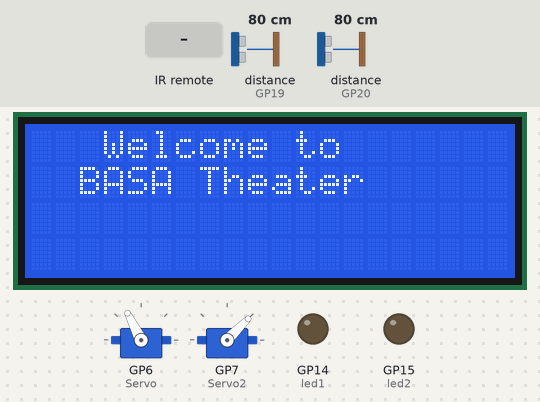
Simulated run of this program. Board: Raspberry Pi Pico running MicroPython. On the bench: 20×4 character LCD, 2 × servo, output pins drawn as LEDs (lit = HIGH). The test bench sets the inputs (shaded band); at power-on: distance to the obstacle (sensors on GP19, GP20) 80 cm. The echo pulse lasts 58.3 µs per cm; servo angles are drawn from the pulse width (0.5 ms = 0°, 2.5 ms = 180°); pins used as bus, display or sensor lines are not drawn; what the program prints to the serial console is not drawn.

Above: at 1.2 s.
1.3 s: distance to the obstacle (sensor on GP19) set to 120 cm
4.1 s: distance to the obstacle (sensor on GP19) set to 18 cm
7.1 s: distance to the obstacle (sensor on GP20) set to 18 cm
10.1 s: distance to the obstacle (sensor on GP19) set to 120 cm
13.1 s: distance to the obstacle (sensor on GP20) set to 2 cm
At 13.66 s:
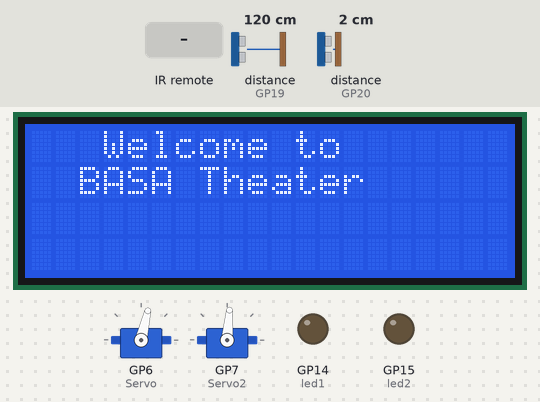
At 15.0 s:
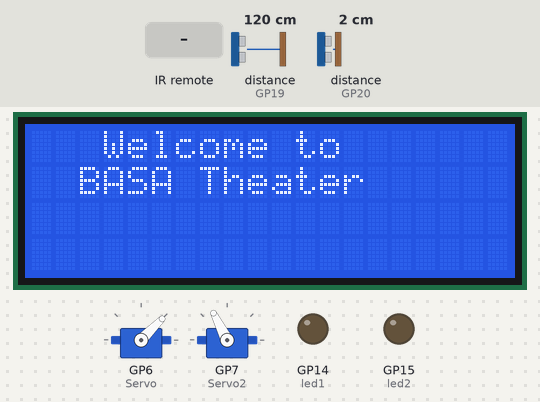
15.4 s: infrared code 0x0C received
At 16.93 s:
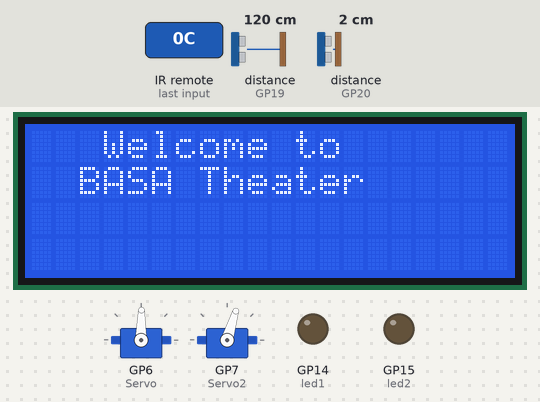
Timing chart, 0 to 18.7 s (numbered marks = the images above; inputs shaded):
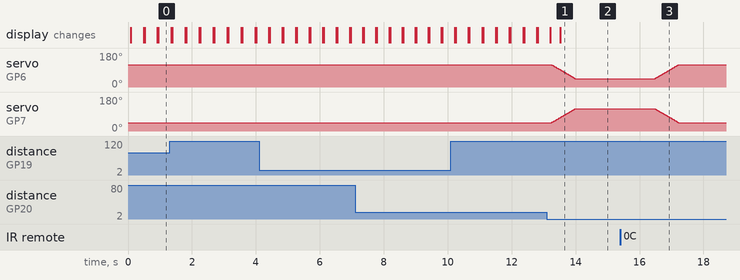

Measured:
- after the input at 13.1 s, servo on GP6 (Servo): moves from 117° to 45° over 0.72 s, starting after 0.15 s; servo on GP7 (Servo2): moves from 45° to 117° over 0.72 s, starting after 0.15 s
- after the input at 15.4 s, GP14 (led1), GP15 (led2): stays LOW (without the input it goes to HIGH after 1.9 s); servo on GP6 (Servo): goes on until 17.2 s, then stays 117°; servo on GP7 (Servo2): goes on until 17.2 s, then stays 45°

The program:

mini.py
```python
from machine import Pin,PWM,UART, I2C
from time import sleep
import utime
from ir_rx import NEC_16
from lcd_api import LcdApi
from pico_i2c_lcd import I2cLcd


buzzer = PWM(Pin(2))
buzzer.freq(500)

ppstatistic = int(0)
ppincrement = int(0)

#LCD screen.............................................................................................................................................

I2C_ADDR     = 0x27
I2C_NUM_ROWS = 4
I2C_NUM_COLS = 20
i2c=I2C(1,sda=Pin(26),scl=Pin(27),freq=400000)

lcd=I2cLcd(i2c,I2C_ADDR,I2C_NUM_ROWS,I2C_NUM_COLS)

#Infrared receiver ........................................................................................................................................

ir_data = 0

def ir_callback(data, addr, ctrl):
    global ir_data
    if data > 0:
        ir_data = data
        ir_addr = addr

ir = NEC_16(Pin(13, Pin.IN), ir_callback)

#ULTRsonic.......................................................................................................................................

trigger = Pin(21, Pin.OUT)
echo = Pin(20, Pin.IN)
trigger2 = Pin(18, Pin.OUT)
echo2 = Pin(19, Pin.IN)

def ultra ():
    trigger.low()
    utime.sleep_us(2)
    trigger.high()
    utime.sleep_us(5)
    trigger.low()
    while echo.value() ==0:
        Soff = utime.ticks_us()
    while echo.value() ==1:
        Son = utime.ticks_us()
    timepa = (Son - Soff)
    distance = (timepa * 0.0343) / 2
    return distance

def ultra2 ():
    trigger2.low()
    utime.sleep_us(2)
    trigger2.high()
    utime.sleep_us(5)
    trigger2.low()
    while echo2.value() ==0:
        Soff = utime.ticks_us()
    while echo2.value() ==1:
        Son = utime.ticks_us()
    timepa = (Son - Soff)
    distance = (timepa * 0.0343) / 2
    return distance

#SERVO.....................................................................................................................................................

MID =1500000
MIN =1000000
MAX = 1800000

def opeen():
    F=MAX
    L=MIN
    while F>MIN:
        Servo.duty_ns (F)
        Servo2.duty_ns (L)
        F=F-5000
        L=L+5000
        sleep(0.0045)
    sleep(2.5)
    while F<MAX:
        Servo.duty_ns (F)
        Servo2.duty_ns (L)
        F=F+5000
        L=L-5000
        sleep(0.0045)
Servo=PWM(Pin(6))
Servo.freq(50)
Servo2=PWM(Pin(7))
Servo2.freq(50)

#LED..........................................................................................................................................................

led1 =Pin(14, Pin.OUT)
led2 = Pin(15, Pin.OUT)
def led():
    global ppincrement
    if (ppincrement==0):
        led1.low()
        led2.low()

    elif ppincrement > 0:
        led1.high()
        led2.high()


    elif ppincrement < 0:
        ppincrement = 0

#from here the code starts ......................................................................................................................................
while True:
    ir_data = 0
    led()
    Dist1=ultra()
    Dist2=ultra2()

    lcd.clear()
    lcd.move_to(3,0)
    lcd.putstr("Welcome to")
    lcd.move_to(2,1)
    lcd.putstr("BASA Theater")

    Servo.duty_ns (MAX)
    Servo2.duty_ns (MIN)

    if (Dist1 <= 10):
        if(ppincrement < 5):
            opeen()
            ppincrement = ppincrement+1
            ppstatistic = ppstatistic+1
            print("\n\nNumber of people inside the room:\t",ppincrement)
            print("\nThe of people who have entered the room:\t",ppstatistic)
        elif(ppincrement>=5):
            print("\n\nThe number of people in the room has reached the limit, ")
            print("therefore, you are not allowed in")
            lcd.clear()
            lcd.move_to(3,0)
            lcd.putstr("The room is full")
            lcd.move_to(2,1)
            lcd.putstr("for your health please wait")
            buzzer.duty_u16(1000)
            sleep(1)
            buzzer.duty_u16(0)
            sleep(1)
        else:
            pass

# this is independent if (distance 2)
    if(Dist2 <= 10):
        opeen()
        ppincrement = ppincrement-1
        if (ppincrement < 0):
            ppincrement=0
        print("\n\nNumber of people inside the room:\t",ppincrement)
        print("\nThe of people who have entered the room:\t",ppstatistic)
        lcd.clear()
        lcd.move_to(3,0)
        lcd.putstr("Come Again")
        lcd.move_to(0,1)
        lcd.putstr("Have a nice day!")
        lcd.clear()
        lcd.move_to(3,0)
        lcd.putstr("Welcome")
        lcd.move_to(2,1)
        lcd.putstr("to BASA theater")
    sleep(0.1)

    if ir_data != 0 :
        print("This is emergency mode press button number 9 to back to normal mode")
        if ir_data == 0x0c:
            while True:
                if ir_data == 0x4a:
                    ir_data = 0
                    break

                if ir_data == 0x18:
                    led1.high()
                    led2.high()

                if ir_data == 0x5e:
                    led1.low()
                    led2.low()

                if ir_data == 0x08:
                    F=MAX
                    L=MIN
                    while F>MIN:
                        Servo.duty_ns (F)
                        Servo2.duty_ns (L)
                        F=F-5000
                        L=L+5000
                        sleep(0.0045)
                        ir_data = 0
                if ir_data == 0x1c:
                    while F<MAX:
                        Servo.duty_ns (F)
                        Servo2.duty_ns (L)
                        F=F+5000
                        L=L-5000
                        sleep(0.0045)
                        ir_data = 0
            
```
